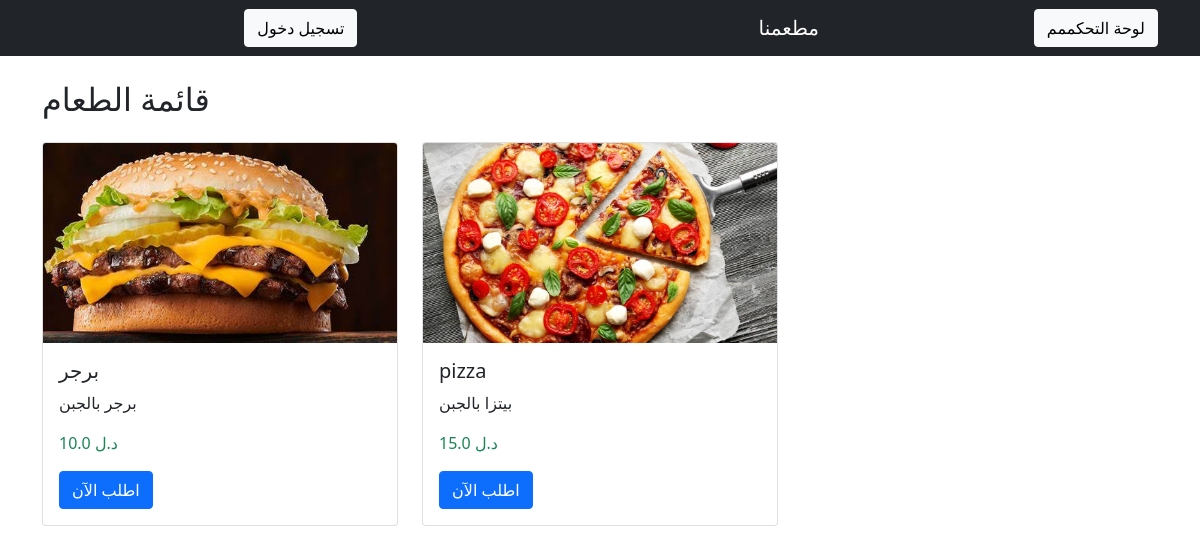
The page / on the database its author committed.
### app.py (models this page shows)
class Product(db.Model):
    id = db.Column(db.Integer, primary_key=True)
    name = db.Column(db.String(100), nullable=False)
    description = db.Column(db.Text)
    price = db.Column(db.Float, nullable=False)
    image = db.Column(db.String(200))

### app.py (the view)
@app.route('/')
def index():
    products = Product.query.all()
    if session.get('logged_in'):
        username0=f'{session["username"]}تم تسجيل الدخول بإسم'
        return render_template('index.html', products=products,username=username0)
    else:
        return render_template('index.html', products=products)

### templates/index.html (shortened to what this page needs)
{% extends "base.html" %}
{% block content %}
<h2 class="mb-4">قائمة الطعام</h2>
<div class="row">
    {% for product in products %}
    <div class="col-md-4 mb-4">
        <div class="card">
            <img src="{{ url_for('static', filename='images/' + product.image) }}" class="card-img-top" alt="{{ product.name }}">
            <div class="card-body">
                <h5 class="card-title">{{ product.name }}</h5>
                <p class="card-text">{{ product.description }}</p>
                <p class="text-success">{{ product.price }} د.ل</p>
                <button class="btn btn-primary" data-bs-toggle="modal" data-bs-target="#orderModal{{ product.id }}">
                    اطلب الآن
                </button>
            </div>
        </div>
    </div>
    {% endfor %}
</div>
{% endblock %}

### templates/base.html (shortened to what this page needs)
<!DOCTYPE html>
<html>
<head>
    <link rel="stylesheet" href="{{ url_for('static', filename='css/style.css') }}">
    <link href="https://cdn.jsdelivr.net/npm/bootstrap@5.1.3/dist/css/bootstrap.min.css" rel="stylesheet">
</head>
<body>
    <nav class="navbar navbar-expand-lg navbar-dark bg-dark">
        <div class="container">
            {%if session.get('logged_in')%}
            '<a class="btn btn-light" href="/login">خروج</a>'
            {% else %}
            '<a class="btn btn-light" href="/login">تسجيل دخول</a>'
            {%endif%}
            <a class="navbar-brand" href="/">مطعمنا</a>
            <a class="btn btn-light" href="/admin">لوحة التحكممم</a>
        </div>
    </nav>
    <div class="container my-4">
        {% block content %}{% endblock %}
    </div>
</body>
</html>

### static/css/style.css (style rules this page uses)
body { font-family: Arial, sans-serif; }
.card { height: 100%; }
.card-img-top { height: 200px; object-fit: cover; }

### rows shown on the page
Product: image (picture), name "برجر", description "برجر بالجبن", price "10.0"
Product: image+name (picture), name "pizza", description "بيتزا بالجبن", price "15.0"
